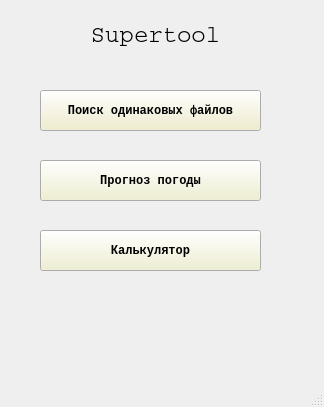
<?xml version="1.0" encoding="UTF-8"?>
<ui version="4.0">
 <class>MainWindow</class>
 <widget class="QMainWindow" name="MainWindow">
  <property name="geometry">
   <rect>
    <x>0</x>
    <y>0</y>
    <width>324</width>
    <height>407</height>
   </rect>
  </property>
  <property name="sizePolicy">
   <sizepolicy hsizetype="Fixed" vsizetype="Fixed">
    <horstretch>0</horstretch>
    <verstretch>0</verstretch>
   </sizepolicy>
  </property>
  <property name="minimumSize">
   <size>
    <width>324</width>
    <height>407</height>
   </size>
  </property>
  <property name="maximumSize">
   <size>
    <width>324</width>
    <height>407</height>
   </size>
  </property>
  <property name="palette">
   <palette>
    <active>
     <colorrole role="Button">
      <brush brushstyle="SolidPattern">
       <color alpha="255">
        <red>239</red>
        <green>240</green>
        <blue>203</blue>
       </color>
      </brush>
     </colorrole>
    </active>
    <inactive>
     <colorrole role="Button">
      <brush brushstyle="SolidPattern">
       <color alpha="255">
        <red>239</red>
        <green>240</green>
        <blue>203</blue>
       </color>
      </brush>
     </colorrole>
    </inactive>
    <disabled>
     <colorrole role="Button">
      <brush brushstyle="SolidPattern">
       <color alpha="255">
        <red>239</red>
        <green>240</green>
        <blue>203</blue>
       </color>
      </brush>
     </colorrole>
    </disabled>
   </palette>
  </property>
  <property name="font">
   <font>
    <family>MS Reference Sans Serif</family>
    <weight>75</weight>
    <bold>true</bold>
   </font>
  </property>
  <property name="windowTitle">
   <string>supertool</string>
  </property>
  <widget class="QWidget" name="centralwidget">
   <widget class="QLabel" name="label">
    <property name="geometry">
     <rect>
      <x>20</x>
      <y>20</y>
      <width>271</width>
      <height>31</height>
     </rect>
    </property>
    <property name="font">
     <font>
      <family>Courier</family>
      <pointsize>18</pointsize>
      <weight>50</weight>
      <bold>false</bold>
     </font>
    </property>
    <property name="focusPolicy">
     <enum>Qt::TabFocus</enum>
    </property>
    <property name="text">
     <string>Supertool</string>
    </property>
    <property name="alignment">
     <set>Qt::AlignCenter</set>
    </property>
   </widget>
   <widget class="QPushButton" name="buttom_similar_file">
    <property name="geometry">
     <rect>
      <x>40</x>
      <y>90</y>
      <width>221</width>
      <height>41</height>
     </rect>
    </property>
    <property name="palette">
     <palette>
      <active>
       <colorrole role="Button">
        <brush brushstyle="SolidPattern">
         <color alpha="255">
          <red>240</red>
          <green>237</green>
          <blue>199</blue>
         </color>
        </brush>
       </colorrole>
      </active>
      <inactive>
       <colorrole role="Button">
        <brush brushstyle="SolidPattern">
         <color alpha="255">
          <red>240</red>
          <green>237</green>
          <blue>199</blue>
         </color>
        </brush>
       </colorrole>
      </inactive>
      <disabled>
       <colorrole role="Button">
        <brush brushstyle="SolidPattern">
         <color alpha="255">
          <red>240</red>
          <green>237</green>
          <blue>199</blue>
         </color>
        </brush>
       </colorrole>
      </disabled>
     </palette>
    </property>
    <property name="font">
     <font>
      <family>Courier</family>
      <pointsize>9</pointsize>
     </font>
    </property>
    <property name="text">
     <string>Поиск одинаковых файлов</string>
    </property>
    <property name="checkable">
     <bool>false</bool>
    </property>
    <property name="autoRepeat">
     <bool>false</bool>
    </property>
   </widget>
   <widget class="QPushButton" name="buttom_weather">
    <property name="geometry">
     <rect>
      <x>40</x>
      <y>160</y>
      <width>221</width>
      <height>41</height>
     </rect>
    </property>
    <property name="font">
     <font>
      <family>Courier</family>
     </font>
    </property>
    <property name="mouseTracking">
     <bool>false</bool>
    </property>
    <property name="text">
     <string>Прогноз погоды</string>
    </property>
   </widget>
   <widget class="QPushButton" name="buttom_calc">
    <property name="geometry">
     <rect>
      <x>40</x>
      <y>230</y>
      <width>221</width>
      <height>41</height>
     </rect>
    </property>
    <property name="sizePolicy">
     <sizepolicy hsizetype="Maximum" vsizetype="Fixed">
      <horstretch>0</horstretch>
      <verstretch>0</verstretch>
     </sizepolicy>
    </property>
    <property name="font">
     <font>
      <family>Courier</family>
     </font>
    </property>
    <property name="text">
     <string>Калькулятор</string>
    </property>
   </widget>
  </widget>
  <widget class="QMenuBar" name="menubar">
   <property name="geometry">
    <rect>
     <x>0</x>
     <y>0</y>
     <width>324</width>
     <height>21</height>
    </rect>
   </property>
  </widget>
  <widget class="QStatusBar" name="statusbar"/>
 </widget>
 <resources/>
 <connections/>
</ui>
